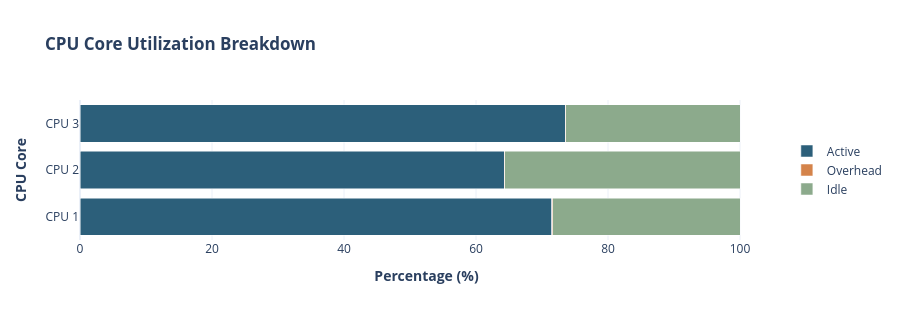
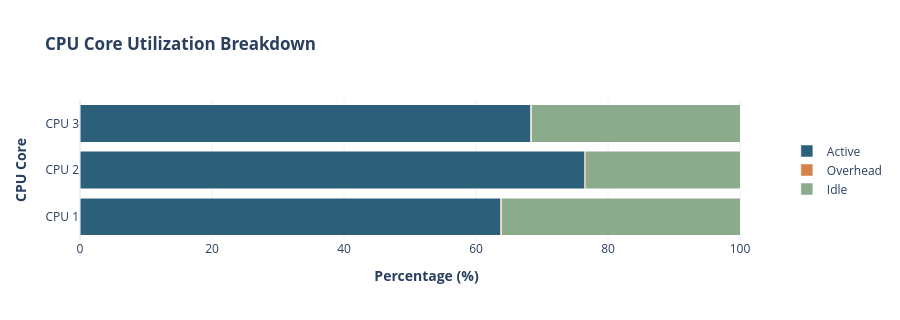
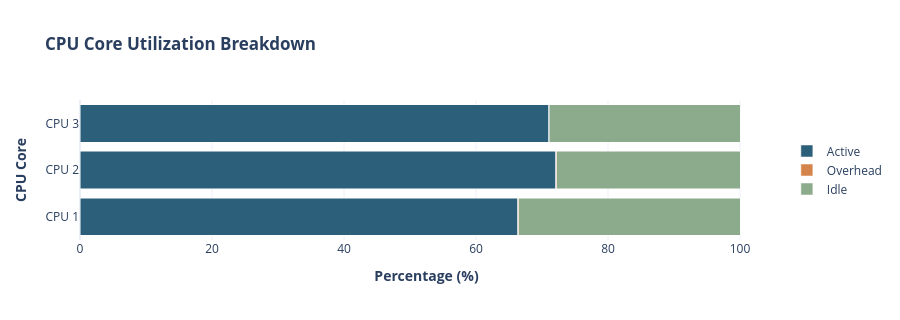
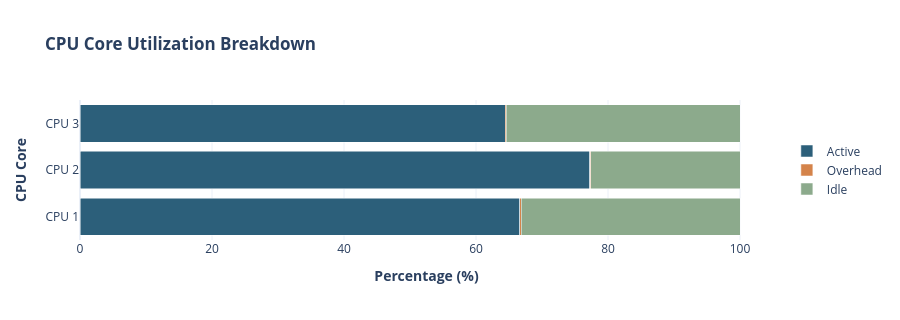

The notebook cell saved with these charts, in order:
### Code cell
# 1. 绘制甘特图
fig_util_CIE_FIFO_IPC = analyze_cpu_utilization(
    preempt_csv = "typical/CIE_FIFO_IPC/feedback_u70_m3_ms05_s20632672_135004_preempt.csv",
    timeline_csv = "typical/CIE_FIFO_IPC/feedback_u70_m3_ms05_s20632672_135004_timeline.csv",
    analysis_window_ms=[50, 900])

fig_util_CIE_FIFO_noIPC = analyze_cpu_utilization(
    preempt_csv = "typical/CIE_FIFO_!IPC/feedback_u70_m3_ms05_s20632672_133705_preempt.csv",
    timeline_csv = "typical/CIE_FIFO_!IPC/feedback_u70_m3_ms05_s20632672_133705_timeline.csv",
    analysis_window_ms=[50, 900])

fig_util_CIE_RR_IPC = analyze_cpu_utilization(
    preempt_csv = "typical/CIE_RR_IPC/feedback_u70_m3_ms05_s20632672_135906_preempt.csv",
    timeline_csv = "typical/CIE_RR_IPC/feedback_u70_m3_ms05_s20632672_135906_timeline.csv",
    analysis_window_ms=[50, 900])

fig_util_CIE_RR_noIPC = analyze_cpu_utilization(
    preempt_csv = "typical/CIE_RR_!IPC/feedback_u70_m3_ms05_s20632672_135045_preempt.csv",
    timeline_csv = "typical/CIE_RR_!IPC/feedback_u70_m3_ms05_s20632672_135045_timeline.csv",
    analysis_window_ms=[50, 900])

fig_util_CIE_OTHER_IPC = analyze_cpu_utilization(
    preempt_csv = "typical/CIE_OTHER_IPC/feedback_u70_m3_ms05_s20632672_140406_preempt.csv",
    timeline_csv = "typical/CIE_OTHER_IPC/feedback_u70_m3_ms05_s20632672_140406_timeline.csv",
    analysis_window_ms=[50, 900])

fig_util_CIE_OTHER_noIPC = analyze_cpu_utilization(
    preempt_csv = "typical/CIE_OTHER_!IPC/feedback_u70_m3_ms05_s20632672_141144_preempt.csv",
    timeline_csv = "typical/CIE_OTHER_!IPC/feedback_u70_m3_ms05_s20632672_141144_timeline.csv",
    analysis_window_ms=[50, 900])

fig_util_MTE_IPC = analyze_cpu_utilization(
    preempt_csv = "typical/MTE_IPC/feedback_u70_m3_ms05_s20632672_141727_preempt.csv",
    timeline_csv = "typical/MTE_IPC/feedback_u70_m3_ms05_s20632672_141727_timeline.csv",
    analysis_window_ms=[50, 900])

fig_util_MTE_noIPC = analyze_cpu_utilization(
    preempt_csv = "typical/MTE_!IPC/feedback_u70_m3_ms05_s20632672_142400_preempt.csv",
    timeline_csv = "typical/MTE_!IPC/feedback_u70_m3_ms05_s20632672_142400_timeline.csv",
    analysis_window_ms=[50, 900])

fig_util_CIE_FIFO_IPC.show()
fig_util_CIE_FIFO_noIPC.show()
fig_util_CIE_RR_IPC.show()
fig_util_CIE_RR_noIPC.show()
fig_util_CIE_OTHER_IPC.show()
fig_util_CIE_OTHER_noIPC.show()
fig_util_MTE_IPC.show()
fig_util_MTE_noIPC.show()

### Figure 1 — Plotly figure (JSON) as saved in the notebook; plotly's stock layout.template omitted (floating-point values rounded to 4 significant figures)
{"data": [{"hovertemplate": "Category=Active<br>Percentage=%{x}<br>CPU=%{y}<extra></extra>", "legendgroup": "Active", "marker": {"color": "#2C5F7A", "pattern": {"shape": ""}}, "name": "Active", "orientation": "h", "showlegend": true, "textposition": "auto", "x": [71.49, 64.29, 73.51], "xaxis": "x", "y": ["CPU 1", "CPU 2", "CPU 3"], "yaxis": "y", "type": "bar"}, {"hovertemplate": "Category=Overhead<br>Percentage=%{x}<br>CPU=%{y}<extra></extra>", "legendgroup": "Overhead", "marker": {"color": "#D4834A", "pattern": {"shape": ""}}, "name": "Overhead", "orientation": "h", "showlegend": true, "textposition": "auto", "x": [0.1515, 0.04868, 0.08279], "xaxis": "x", "y": ["CPU 1", "CPU 2", "CPU 3"], "yaxis": "y", "type": "bar"}, {"hovertemplate": "Category=Idle<br>Percentage=%{x}<br>CPU=%{y}<extra></extra>", "legendgroup": "Idle", "marker": {"color": "#8CAA8C", "pattern": {"shape": ""}}, "name": "Idle", "orientation": "h", "showlegend": true, "textposition": "auto", "x": [28.36, 35.66, 26.41], "xaxis": "x", "y": ["CPU 1", "CPU 2", "CPU 3"], "yaxis": "y", "type": "bar"}], "layout": {"xaxis": {"anchor": "y", "domain": [0.0, 1.0], "title": {"text": "<b>Percentage (%)</b>"}, "range": [0, 105]}, "yaxis": {"anchor": "x", "domain": [0.0, 1.0], "title": {"text": "<b>CPU Core</b>"}}, "legend": {"title": {}, "tracegroupgap": 0, "orientation": "v", "yanchor": "middle", "y": 0.5, "xanchor": "left", "x": 1.02}, "title": {"text": "<b>CPU Core Utilization Breakdown</b>"}, "barmode": "stack", "plot_bgcolor": "white", "paper_bgcolor": "white", "height": 320}}

### Figure 2 — Plotly figure (JSON) as saved in the notebook; plotly's stock layout.template omitted (floating-point values rounded to 4 significant figures)
{"data": [{"hovertemplate": "Category=Active<br>Percentage=%{x}<br>CPU=%{y}<extra></extra>", "legendgroup": "Active", "marker": {"color": "#2C5F7A", "pattern": {"shape": ""}}, "name": "Active", "orientation": "h", "showlegend": true, "textposition": "auto", "x": [63.66, 76.39, 68.31], "xaxis": "x", "y": ["CPU 1", "CPU 2", "CPU 3"], "yaxis": "y", "type": "bar"}, {"hovertemplate": "Category=Overhead<br>Percentage=%{x}<br>CPU=%{y}<extra></extra>", "legendgroup": "Overhead", "marker": {"color": "#D4834A", "pattern": {"shape": ""}}, "name": "Overhead", "orientation": "h", "showlegend": true, "textposition": "auto", "x": [0.2715, 0.1751, 0.1128], "xaxis": "x", "y": ["CPU 1", "CPU 2", "CPU 3"], "yaxis": "y", "type": "bar"}, {"hovertemplate": "Category=Idle<br>Percentage=%{x}<br>CPU=%{y}<extra></extra>", "legendgroup": "Idle", "marker": {"color": "#8CAA8C", "pattern": {"shape": ""}}, "name": "Idle", "orientation": "h", "showlegend": true, "textposition": "auto", "x": [36.07, 23.43, 31.58], "xaxis": "x", "y": ["CPU 1", "CPU 2", "CPU 3"], "yaxis": "y", "type": "bar"}], "layout": {"xaxis": {"anchor": "y", "domain": [0.0, 1.0], "title": {"text": "<b>Percentage (%)</b>"}, "range": [0, 105]}, "yaxis": {"anchor": "x", "domain": [0.0, 1.0], "title": {"text": "<b>CPU Core</b>"}}, "legend": {"title": {}, "tracegroupgap": 0, "orientation": "v", "yanchor": "middle", "y": 0.5, "xanchor": "left", "x": 1.02}, "title": {"text": "<b>CPU Core Utilization Breakdown</b>"}, "barmode": "stack", "plot_bgcolor": "white", "paper_bgcolor": "white", "height": 320}}

### Figure 3 — Plotly figure (JSON) as saved in the notebook; plotly's stock layout.template omitted (floating-point values rounded to 4 significant figures)
{"data": [{"hovertemplate": "Category=Active<br>Percentage=%{x}<br>CPU=%{y}<extra></extra>", "legendgroup": "Active", "marker": {"color": "#2C5F7A", "pattern": {"shape": ""}}, "name": "Active", "orientation": "h", "showlegend": true, "textposition": "auto", "x": [66.31, 72.11, 71.02], "xaxis": "x", "y": ["CPU 1", "CPU 2", "CPU 3"], "yaxis": "y", "type": "bar"}, {"hovertemplate": "Category=Overhead<br>Percentage=%{x}<br>CPU=%{y}<extra></extra>", "legendgroup": "Overhead", "marker": {"color": "#D4834A", "pattern": {"shape": ""}}, "name": "Overhead", "orientation": "h", "showlegend": true, "textposition": "auto", "x": [0.1365, 0.09205, 0.08946], "xaxis": "x", "y": ["CPU 1", "CPU 2", "CPU 3"], "yaxis": "y", "type": "bar"}, {"hovertemplate": "Category=Idle<br>Percentage=%{x}<br>CPU=%{y}<extra></extra>", "legendgroup": "Idle", "marker": {"color": "#8CAA8C", "pattern": {"shape": ""}}, "name": "Idle", "orientation": "h", "showlegend": true, "textposition": "auto", "x": [33.56, 27.8, 28.89], "xaxis": "x", "y": ["CPU 1", "CPU 2", "CPU 3"], "yaxis": "y", "type": "bar"}], "layout": {"xaxis": {"anchor": "y", "domain": [0.0, 1.0], "title": {"text": "<b>Percentage (%)</b>"}, "range": [0, 105]}, "yaxis": {"anchor": "x", "domain": [0.0, 1.0], "title": {"text": "<b>CPU Core</b>"}}, "legend": {"title": {}, "tracegroupgap": 0, "orientation": "v", "yanchor": "middle", "y": 0.5, "xanchor": "left", "x": 1.02}, "title": {"text": "<b>CPU Core Utilization Breakdown</b>"}, "barmode": "stack", "plot_bgcolor": "white", "paper_bgcolor": "white", "height": 320}}

### Figure 4 — Plotly figure (JSON) as saved in the notebook; plotly's stock layout.template omitted (floating-point values rounded to 4 significant figures)
{"data": [{"hovertemplate": "Category=Active<br>Percentage=%{x}<br>CPU=%{y}<extra></extra>", "legendgroup": "Active", "marker": {"color": "#2C5F7A", "pattern": {"shape": ""}}, "name": "Active", "orientation": "h", "showlegend": true, "textposition": "auto", "x": [66.63, 77.22, 64.41], "xaxis": "x", "y": ["CPU 1", "CPU 2", "CPU 3"], "yaxis": "y", "type": "bar"}, {"hovertemplate": "Category=Overhead<br>Percentage=%{x}<br>CPU=%{y}<extra></extra>", "legendgroup": "Overhead", "marker": {"color": "#D4834A", "pattern": {"shape": ""}}, "name": "Overhead", "orientation": "h", "showlegend": true, "textposition": "auto", "x": [0.1944, 0.1668, 0.1923], "xaxis": "x", "y": ["CPU 1", "CPU 2", "CPU 3"], "yaxis": "y", "type": "bar"}, {"hovertemplate": "Category=Idle<br>Percentage=%{x}<br>CPU=%{y}<extra></extra>", "legendgroup": "Idle", "marker": {"color": "#8CAA8C", "pattern": {"shape": ""}}, "name": "Idle", "orientation": "h", "showlegend": true, "textposition": "auto", "x": [33.17, 22.61, 35.39], "xaxis": "x", "y": ["CPU 1", "CPU 2", "CPU 3"], "yaxis": "y", "type": "bar"}], "layout": {"xaxis": {"anchor": "y", "domain": [0.0, 1.0], "title": {"text": "<b>Percentage (%)</b>"}, "range": [0, 105]}, "yaxis": {"anchor": "x", "domain": [0.0, 1.0], "title": {"text": "<b>CPU Core</b>"}}, "legend": {"title": {}, "tracegroupgap": 0, "orientation": "v", "yanchor": "middle", "y": 0.5, "xanchor": "left", "x": 1.02}, "title": {"text": "<b>CPU Core Utilization Breakdown</b>"}, "barmode": "stack", "plot_bgcolor": "white", "paper_bgcolor": "white", "height": 320}}
